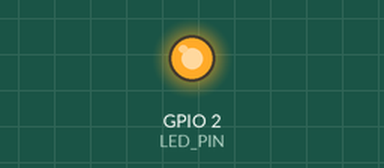
Bench run of a program on a simulated ESP32 board running MicroPython. Shown: output pins drawn as LEDs (lit = HIGH). What the program prints to the serial console is not drawn.

Above: at 0.1 s.
Timing chart, 0 to 1.6 s (numbered marks = the images above):
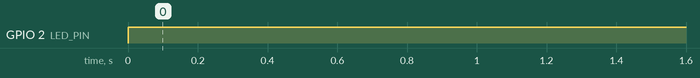

Measured:
- by itself, GPIO 2 (LED_PIN): LOW → HIGH at 0.00 s

The program:

KY010_Photo_Interrupter.py
```python
import machine
import time

SENSOR_PIN = machine.Pin(15, machine.Pin.IN, machine.Pin.PULL_UP)
LED_PIN = machine.Pin(2, machine.Pin.OUT)

while True:
    if SENSOR_PIN.value() == 1:
        print("Object detected")
        LED_PIN.on()
    else:
        LED_PIN.off()
    time.sleep(0.1)
```
